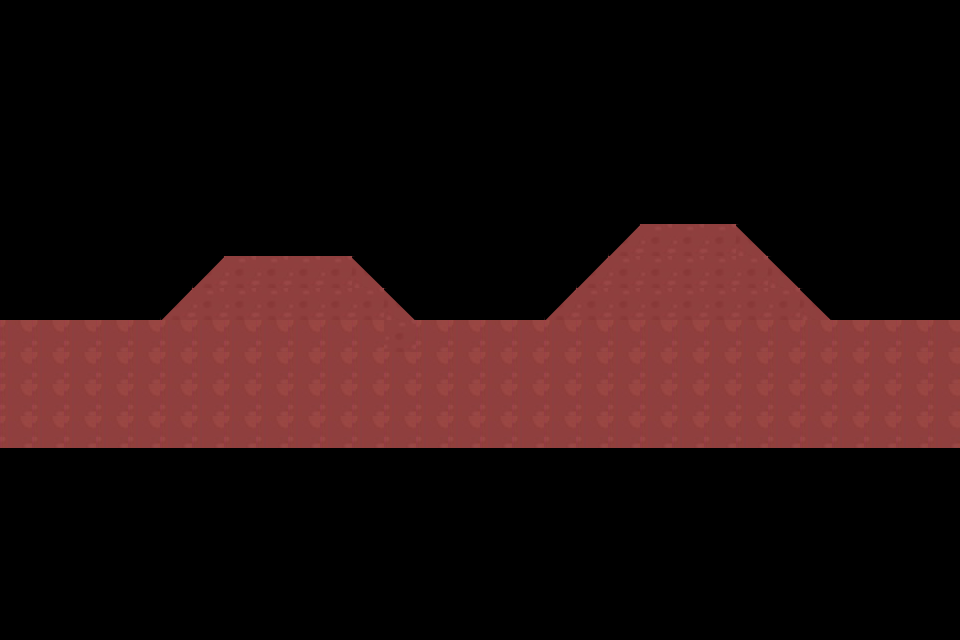

The image is a tile-based game level rendered from a .tmx file. Its description and complete source (layers, tilesets, objects, tile grids) follow:
An orthogonal 30x20 tile map with 32x32 px tiles, 1 tile layer (Tile Layer 1), 4 tilesets.

<map version="1.9" tiledversion="1.9.2" orientation="orthogonal" renderorder="right-down" width="30" height="20" tilewidth="32" tileheight="32" infinite="0" nextlayerid="2" nextobjectid="1">
 <tileset firstgid="1" source="terrain2.tsx" />
 <tileset firstgid="217" name="g1" tilewidth="32" tileheight="32" tilecount="20" columns="5">
  <image source="g1.png" width="179" height="138" />
 </tileset>
 <tileset firstgid="237" name="g4" tilewidth="32" tileheight="32" tilecount="1" columns="1">
  <image source="g4.png" width="32" height="32" />
 </tileset>
 <tileset firstgid="238" name="g7" tilewidth="32" tileheight="32" tilecount="1" columns="1">
  <image source="g7.png" width="32" height="32" />
 </tileset>
 <layer id="1" name="Tile Layer 1" width="30" height="20">
  <data encoding="csv">
0,0,0,0,0,0,0,0,0,0,0,0,0,0,0,0,0,0,0,0,0,0,0,0,0,0,0,0,0,0,
0,0,0,0,0,0,0,0,0,0,0,0,0,0,0,0,0,0,0,0,0,0,0,0,0,0,0,0,0,0,
0,0,0,0,0,0,0,0,0,0,0,0,0,0,0,0,0,0,0,0,0,0,0,0,0,0,0,0,0,0,
0,0,0,0,0,0,0,0,0,0,0,0,0,0,0,0,0,0,0,0,0,0,0,0,0,0,0,0,0,0,
0,0,0,0,0,0,0,0,0,0,0,0,0,0,0,0,0,0,0,0,0,0,0,0,0,0,0,0,0,0,
0,0,0,0,0,0,0,0,0,0,0,0,0,0,0,0,0,0,0,0,0,0,0,0,0,0,0,0,0,0,
0,0,0,0,0,0,0,0,0,0,0,0,0,0,0,0,0,0,0,0,0,0,0,0,0,0,0,0,0,0,
0,0,0,0,0,0,0,0,0,0,0,0,0,0,0,0,0,0,0,238,224,224,224,237,0,0,0,0,0,0,
0,0,0,0,0,0,238,224,224,224,224,237,0,0,0,0,0,0,238,224,224,224,224,224,237,0,0,0,0,0,
0,0,0,0,0,238,224,224,224,224,224,224,237,0,0,0,0,238,224,224,224,224,224,224,224,237,0,0,0,0,
73,73,73,73,73,73,73,73,73,73,73,73,224,73,73,73,73,73,73,73,73,73,73,73,73,73,73,73,73,73,
73,73,73,73,73,73,73,73,73,73,73,73,73,73,73,73,73,73,73,73,73,73,73,73,73,73,73,73,73,73,
73,73,73,73,73,73,73,73,73,73,73,73,73,73,73,73,73,73,73,73,73,73,73,73,73,73,73,73,73,73,
73,73,73,73,73,73,73,73,73,73,73,73,73,73,73,73,73,73,73,73,73,73,73,73,73,73,73,73,73,73,
0,0,0,0,0,0,0,0,0,0,0,0,0,0,0,0,0,0,0,0,0,0,0,0,0,0,0,0,0,0,
0,0,0,0,0,0,0,0,0,0,0,0,0,0,0,0,0,0,0,0,0,0,0,0,0,0,0,0,0,0,
0,0,0,0,0,0,0,0,0,0,0,0,0,0,0,0,0,0,0,0,0,0,0,0,0,0,0,0,0,0,
0,0,0,0,0,0,0,0,0,0,0,0,0,0,0,0,0,0,0,0,0,0,0,0,0,0,0,0,0,0,
0,0,0,0,0,0,0,0,0,0,0,0,0,0,0,0,0,0,0,0,0,0,0,0,0,0,0,0,0,0,
0,0,0,0,0,0,0,0,0,0,0,0,0,0,0,0,0,0,0,0,0,0,0,0,0,0,0,0,0,0
</data>
 </layer>
</map>
